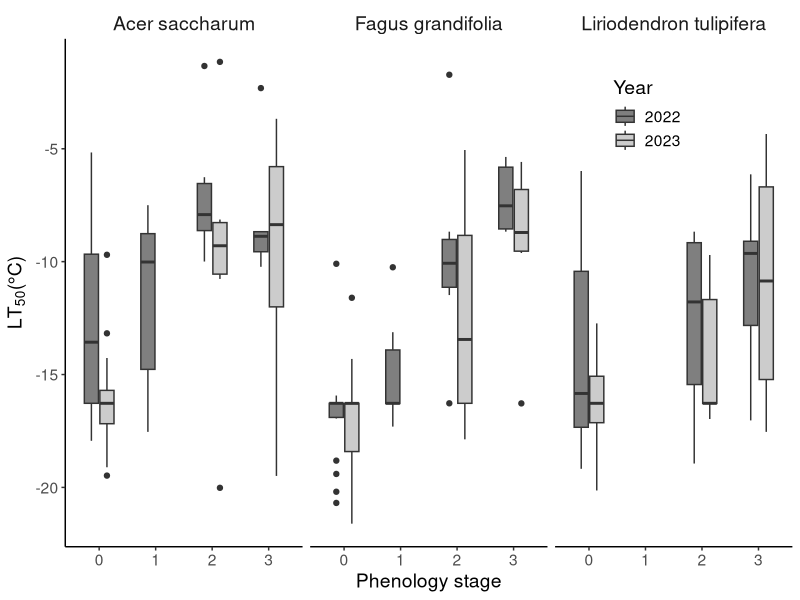

The R source for this figure: (Note: this script raises an error after producing the figure.)
#code specifically comparing LT50 differences among phenology stages
#we have no LT50 for stage 4 phenology
#potential focus on just stage 3 phenology since we have data for that for all species and years
library(readxl)
library(ggplot2)
#read in raw data for LT50 values
outputs<-read_excel("data/LT50 master.xlsx")

#######################################http://127.0.0.1:47295/graphics/plot_zoom_png?width=1663&height=1270
### Does LT50 vary with phenology status ###
#######################################http://127.0.0.1:47295/graphics/plot_zoom_png?width=1647&height=1231
outputs$phen<-as.factor(outputs$phen)
outputs$year<-as.factor(outputs$year)
outputs$Species<-as.factor(outputs$Species)
ggplot(outputs,aes(x=phen,y=LT50,fill=year))+
  geom_boxplot(width=0.5,position = position_dodge(width = 0.55,preserve = "single"))+
  scale_fill_manual(values=c('grey50','grey80'),labels=c('2022','2023'),name='Year')+
  #geom_text(aes(label = unique(outputs$Species), data = outputs, vjust = 1)) +
  facet_wrap(~Species,strip.position = "top")+
  xlab("Phenology stage")+
  labs(y=expression(LT[50]*"(°C)"))+
  theme(panel.grid.major = element_blank(), panel.grid.minor = element_blank(),
        panel.background = element_blank(), axis.line = element_line(colour = "black"),
        legend.position = c(0.8, 0.85),legend.key=element_blank(),
        text = element_text(size = 14),
        strip.background =element_rect(fill=NA),
        strip.text = element_text(size=14))

# #Does LT50 vary by phenology stage?
# kruskal.test(LT50 ~ phen, data = outputs)
# #significant difference but now look at pairwise
# pairwise.wilcox.test(outputs$LT50, outputs$phen,
#                      p.adjust.method = "BH")
# #only 0 is different than stage 2 and 3

#a better model that incorprates year, species and phenology stage
mod<-glm(LT50~(phen+year+Species)^2,data=outputs,na.action="na.fail")
summary(mod)
dredge(mod)
#best model
mod1<-glm(LT50~phen+Species+year,data=outputs)
summary(mod1)

#comparing specific factor levels
summary(glht(mod1, mcp(phen="Tukey")))
summary(glht(mod1,mcp(Species="Tukey")))

#look at just pheno levels 2 and 3

#Phenology level 2
mods<-glm(LT50~Species+year,data=outputs%>%filter(phen==2))
summary(mods)

#Phenology level 3
mods<-glm(LT50~Species+year,data=outputs%>%filter(phen==3))
summary(mods)
#######################################
### Does LT50 vary with phenology status ###
#run again but rounding off LT50 to -11C since that is our lowest temp
#######################################
outputs$phen<-as.factor(outputs$phen)
outputs$year<-as.factor(outputs$year)
outputs$Species<-as.factor(outputs$Species)
outputs$LT50<-ifelse(outputs$LT50< -11,-11,outputs$LT50)
ggplot(outputs,aes(x=phen,y=LT50,fill=year))+
  geom_boxplot()+
  facet_wrap(~Species)+
  theme(panel.grid.major = element_blank(), panel.grid.minor = element_blank(),
        panel.background = element_blank(), axis.line = element_line(colour = "black"),
        legend.position = c(0.1, 0.85),legend.key=element_blank(),
        text = element_text(size = 14))

# #Does LT50 vary by phenology stage?
# kruskal.test(LT50 ~ phen, data = outputs)
# #significant difference but now look at pairwise
# pairwise.wilcox.test(outputs$LT50, outputs$phen,
#                      p.adjust.method = "BH")
# #only 0 is different than stage 2 and 3

#a better model that incorprates year, species and phenology stage
mod<-glm(LT50~(phen+year+Species)^2,data=outputs)
summary(mod)
stepAIC(mod)
#best model
mod1<-glm(LT50~phen*Species+year,data=outputs)
summary(mod1)

#What about a simpler model
mods<-glm(LT50~phen+Species+year,data=outputs)
summary(mods)

#comparing specific factor levels
summary(glht(mods, mcp(phen="Tukey")))
summary(glht(mods,mcp(Species="Tukey")))

#look at just pheno levels 2 and 3

#Phenology level 2
mods<-glm(LT50~Species+year,data=outputs%>%filter(phen==2))
summary(mods)

#Phenology level 3
mods<-glm(LT50~Species+year,data=outputs%>%filter(phen==3))
summary(mods)
